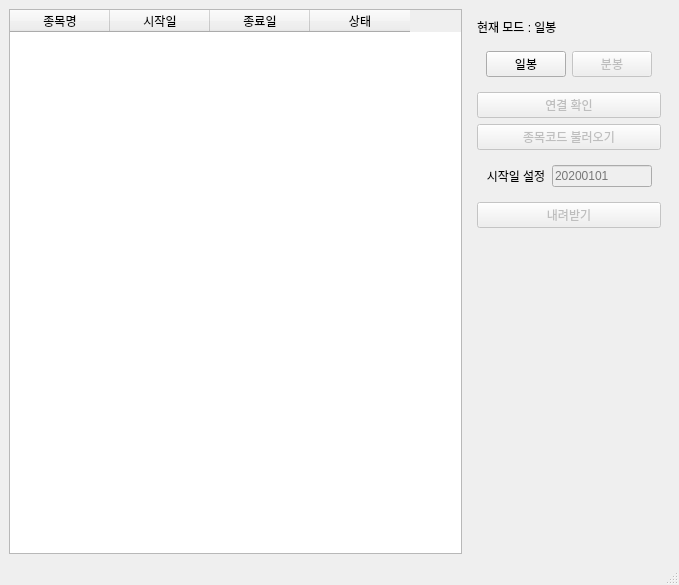
<?xml version="1.0" encoding="UTF-8"?>
<ui version="4.0">
 <class>MainWindow</class>
 <widget class="QMainWindow" name="MainWindow">
  <property name="geometry">
   <rect>
    <x>0</x>
    <y>0</y>
    <width>679</width>
    <height>585</height>
   </rect>
  </property>
  <property name="windowTitle">
   <string>MainWindow</string>
  </property>
  <widget class="QWidget" name="centralwidget">
   <layout class="QHBoxLayout" name="horizontalLayout">
    <item>
     <widget class="QTableWidget" name="tableStockInfo">
      <property name="horizontalScrollBarPolicy">
       <enum>Qt::ScrollBarAlwaysOff</enum>
      </property>
      <column>
       <property name="text">
        <string>종목명</string>
       </property>
      </column>
      <column>
       <property name="text">
        <string>시작일</string>
       </property>
      </column>
      <column>
       <property name="text">
        <string>종료일</string>
       </property>
      </column>
      <column>
       <property name="text">
        <string>상태</string>
       </property>
      </column>
     </widget>
    </item>
    <item>
     <widget class="QWidget" name="widget" native="true">
      <layout class="QVBoxLayout" name="verticalLayout">
       <item>
        <widget class="QLabel" name="label_2">
         <property name="text">
          <string>현재 모드 : 일봉</string>
         </property>
        </widget>
       </item>
       <item>
        <widget class="QWidget" name="widget_2" native="true">
         <layout class="QHBoxLayout" name="horizontalLayout_2">
          <item>
           <widget class="QPushButton" name="pushButton_3">
            <property name="text">
             <string>일봉</string>
            </property>
           </widget>
          </item>
          <item>
           <widget class="QPushButton" name="pushButton_4">
            <property name="enabled">
             <bool>false</bool>
            </property>
            <property name="text">
             <string>분봉</string>
            </property>
           </widget>
          </item>
         </layout>
        </widget>
       </item>
       <item>
        <widget class="QPushButton" name="pushButton">
         <property name="enabled">
          <bool>false</bool>
         </property>
         <property name="text">
          <string>연결 확인</string>
         </property>
        </widget>
       </item>
       <item>
        <widget class="QPushButton" name="pushButton_2">
         <property name="enabled">
          <bool>false</bool>
         </property>
         <property name="text">
          <string>종목코드 불러오기</string>
         </property>
        </widget>
       </item>
       <item>
        <widget class="QWidget" name="widget_3" native="true">
         <layout class="QHBoxLayout" name="horizontalLayout_3">
          <item>
           <widget class="QLabel" name="label">
            <property name="text">
             <string>시작일 설정</string>
            </property>
            <property name="alignment">
             <set>Qt::AlignCenter</set>
            </property>
           </widget>
          </item>
          <item>
           <widget class="QLineEdit" name="lineEdit">
            <property name="enabled">
             <bool>false</bool>
            </property>
            <property name="sizePolicy">
             <sizepolicy hsizetype="Preferred" vsizetype="Fixed">
              <horstretch>0</horstretch>
              <verstretch>0</verstretch>
             </sizepolicy>
            </property>
            <property name="maximumSize">
             <size>
              <width>100</width>
              <height>16777215</height>
             </size>
            </property>
            <property name="layoutDirection">
             <enum>Qt::LeftToRight</enum>
            </property>
            <property name="placeholderText">
             <string>20200101</string>
            </property>
           </widget>
          </item>
         </layout>
        </widget>
       </item>
       <item>
        <widget class="QPushButton" name="pushButton_5">
         <property name="enabled">
          <bool>false</bool>
         </property>
         <property name="text">
          <string>내려받기</string>
         </property>
        </widget>
       </item>
       <item>
        <spacer name="verticalSpacer">
         <property name="orientation">
          <enum>Qt::Vertical</enum>
         </property>
         <property name="sizeHint" stdset="0">
          <size>
           <width>20</width>
           <height>40</height>
          </size>
         </property>
        </spacer>
       </item>
      </layout>
     </widget>
    </item>
   </layout>
  </widget>
  <widget class="QStatusBar" name="statusbar"/>
 </widget>
 <resources/>
 <connections/>
</ui>
